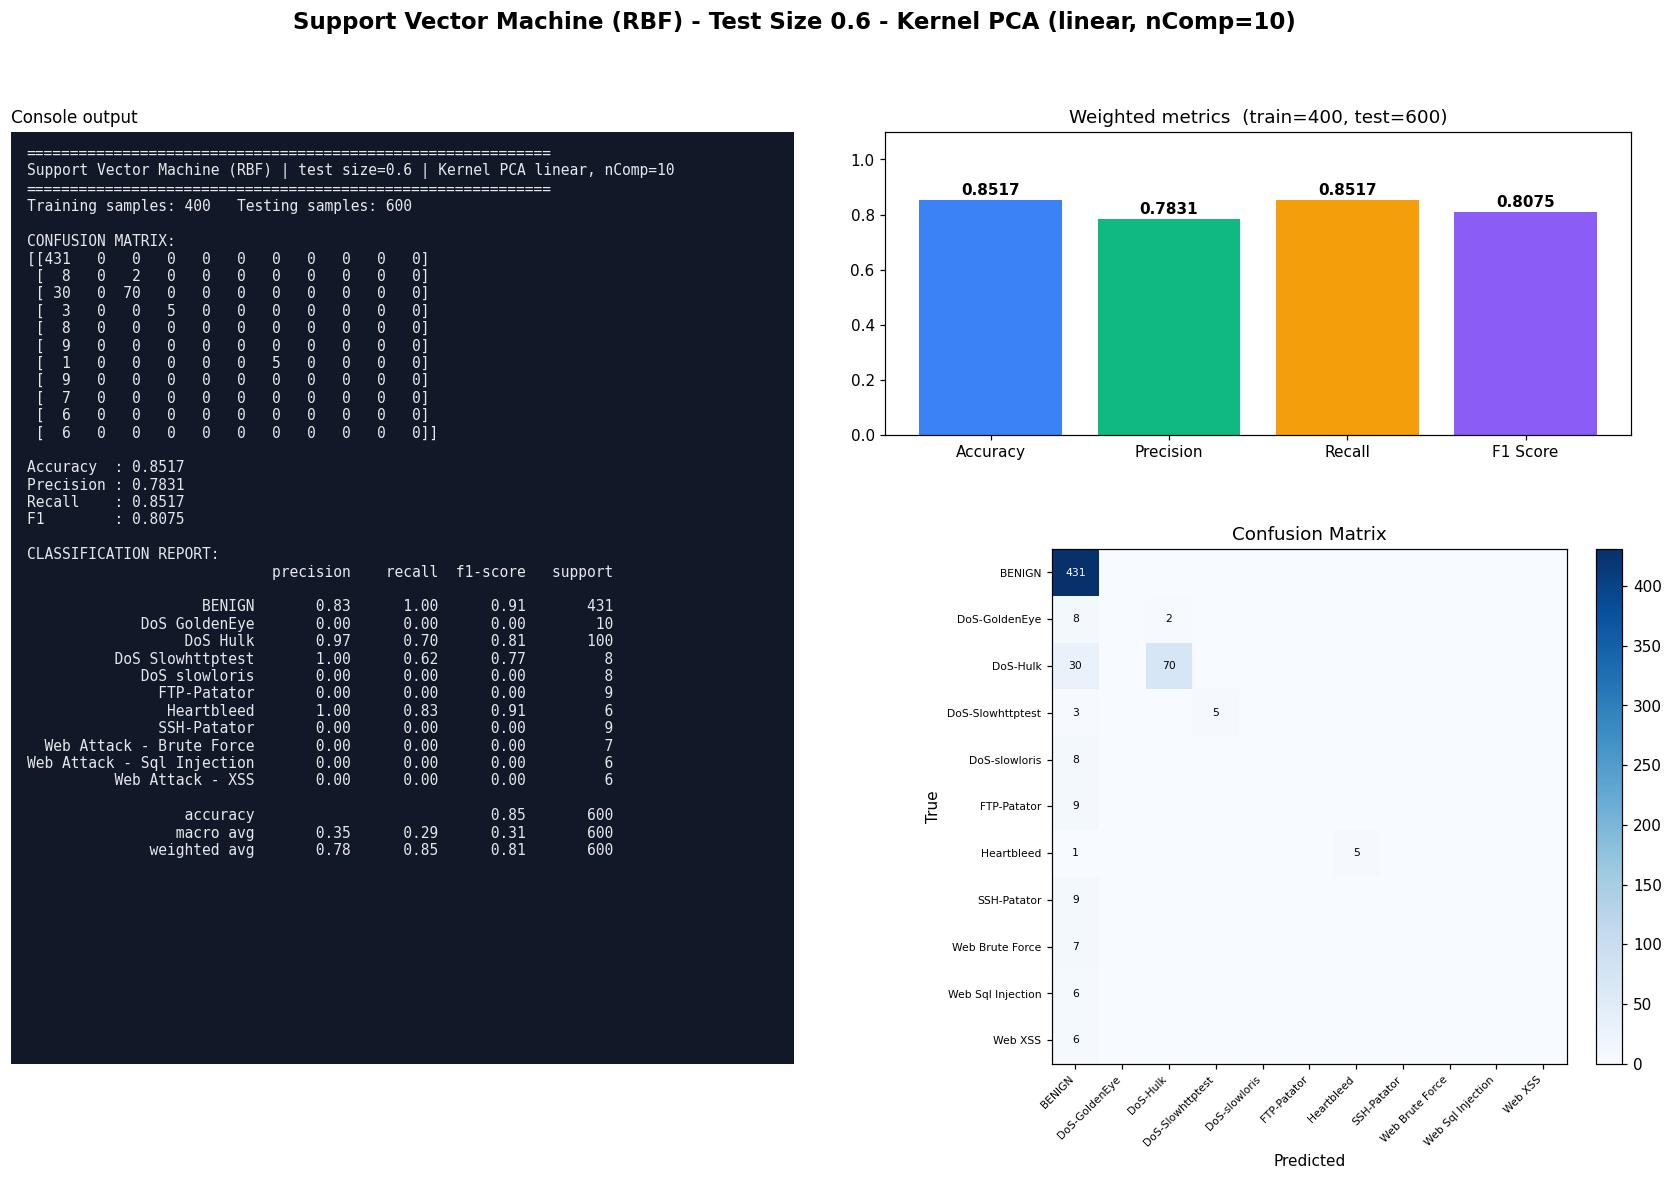

The script that saved this image:
#!/usr/bin/env python3
"""Support Vector Machine (RBF) | Test size 0.6 | Kernel PCA kernel=linear, n_components=10
CIC-IDS2017 (Tue+Wed+Thu-morning) 1000-row stratified sample.
Run in any IDE (Spyder / VS Code / PyCharm / Jupyter): open the file and press Run, no arguments needed.
Saves next to this file: 'Test0.6_nComp10_SVM.jpg' - one image with the console output (confusion matrix, metrics, classification report) plus charts."""
import json, os
import numpy as np
import matplotlib.pyplot as plt
from sklearn.decomposition import KernelPCA
from sklearn.svm import SVC
from sklearn.metrics import (accuracy_score, classification_report, confusion_matrix,
                             f1_score, precision_score, recall_score)
from sklearn.model_selection import train_test_split
from sklearn.preprocessing import StandardScaler

TEST_SIZE, KERNEL, N_COMP, ALG, ALG_NAME = 0.6, "linear", 10, "SVM", "Support Vector Machine (RBF)"
try:
    HERE = os.path.dirname(os.path.abspath(__file__))
except NameError:                      # Jupyter / interactive console
    HERE = os.getcwd()
def _find_root():                      # folder that contains data/sample.npz (works from any working directory)
    for p in (HERE, os.path.join(HERE, ".."), os.path.join(HERE, "..", ".."), os.getcwd()):
        if os.path.exists(os.path.join(p, "data", "sample.npz")):
            return os.path.abspath(p)
    raise FileNotFoundError("data/sample.npz not found - run prepare_data.py or keep the repo folder structure")
ROOT = _find_root()
tag = f"Test{TEST_SIZE}_nComp{N_COMP}_{ALG}"

# 1. LOAD cached, cleaned sample (see prepare_data.py)
d = np.load(os.path.join(ROOT, "data", "sample.npz"), allow_pickle=True)
X, y, class_names = d["X"], d["y"], [str(c).replace("�", "-") for c in d["classes"]]

# 2. SPLIT
X_train, X_test, y_train, y_test = train_test_split(
    X, y, test_size=TEST_SIZE, random_state=42, stratify=y)

# 3. SCALE (fit on train only)
scaler = StandardScaler()
X_train = scaler.fit_transform(X_train); X_test = scaler.transform(X_test)

# 4. DIMENSIONALITY REDUCTION: Kernel PCA (fit on train only; gamma = sklearn default 1/n_features)
kpca = KernelPCA(n_components=N_COMP, kernel=KERNEL, random_state=0)
X_train = kpca.fit_transform(X_train); X_test = kpca.transform(X_test)

# 5. CLASSIFIER
classifier = SVC(kernel="rbf", C=1.0, gamma="scale", random_state=0)
classifier.fit(X_train, y_train)
y_pred = classifier.predict(X_test)

# 6. METRICS
labels = np.arange(len(class_names))
cm = confusion_matrix(y_test, y_pred, labels=labels)
res = dict(test_size=TEST_SIZE, kernel=KERNEL, n_components=N_COMP, algorithm=ALG, model=ALG_NAME,
           n_train=int(len(y_train)), n_test=int(len(y_test)),
           accuracy=accuracy_score(y_test, y_pred),
           precision=precision_score(y_test, y_pred, average="weighted", zero_division=0),
           recall=recall_score(y_test, y_pred, average="weighted", zero_division=0),
           f1=f1_score(y_test, y_pred, average="weighted", zero_division=0))
report = classification_report(y_test, y_pred, labels=labels, target_names=class_names, zero_division=0)
lines = ["=" * 60, f"{ALG_NAME} | test size={TEST_SIZE} | Kernel PCA {KERNEL}, nComp={N_COMP}", "=" * 60,
         f"Training samples: {len(y_train)}   Testing samples: {len(y_test)}", "", "CONFUSION MATRIX:", np.array2string(cm), ""]
for k in ("accuracy", "precision", "recall", "f1"): lines.append(f"{k.capitalize():10s}: {res[k]:.4f}")
lines += ["", "CLASSIFICATION REPORT:", report]
console_output = "\n".join(lines); print(console_output)

# 7. VISUAL OUTPUT: console output + charts in ONE image (real results only)
short = [c.replace("Web Attack - ", "Web ").replace("DoS ", "DoS-") for c in class_names]
fig = plt.figure(figsize=(19, 11), dpi=110)
gs = fig.add_gridspec(2, 2, width_ratios=[1.05, 1], height_ratios=[1, 1.7], hspace=0.28, wspace=0.12)
fig.suptitle(f"{ALG_NAME} - Test Size {TEST_SIZE} - Kernel PCA ({KERNEL}, nComp={N_COMP})", fontsize=15, fontweight="bold")
axt = fig.add_subplot(gs[:, 0]); axt.set_facecolor("#111827"); axt.set_xticks([]); axt.set_yticks([])
for sp in axt.spines.values(): sp.set_visible(False)
axt.text(0.02, 0.985, console_output, family="monospace", fontsize=9.6, color="#e5e7eb", va="top", ha="left", transform=axt.transAxes)
axt.set_title("Console output", loc="left", fontsize=11)
ax0 = fig.add_subplot(gs[0, 1]); ax1 = fig.add_subplot(gs[1, 1])
names = ["Accuracy", "Precision", "Recall", "F1 Score"]; vals = [res["accuracy"], res["precision"], res["recall"], res["f1"]]
bars = ax0.bar(names, vals, color=["#3b82f6", "#10b981", "#f59e0b", "#8b5cf6"])
ax0.set_ylim(0, 1.1); ax0.set_title(f"Weighted metrics  (train={res['n_train']}, test={res['n_test']})")
for b in bars: ax0.text(b.get_x() + b.get_width() / 2, b.get_height() + .02, f"{b.get_height():.4f}", ha="center", fontweight="bold")
im = ax1.imshow(cm, cmap="Blues"); fig.colorbar(im, ax=ax1, fraction=.046, pad=.04)
ax1.set_xticks(labels); ax1.set_yticks(labels); ax1.set_xticklabels(short, rotation=45, ha="right", fontsize=7); ax1.set_yticklabels(short, fontsize=7)
ax1.set_xlabel("Predicted"); ax1.set_ylabel("True"); ax1.set_title("Confusion Matrix")
for a in labels:
    for b_ in labels:
        if cm[a, b_]: ax1.text(b_, a, cm[a, b_], ha="center", va="center", fontsize=7, color="white" if cm[a, b_] > cm.max() / 2 else "black")
plt.savefig(os.path.join(HERE, tag + ".jpg"), format="jpg", bbox_inches="tight")
if os.environ.get("ACN_NO_SHOW") != "1": plt.show()   # IDEs display the image; run_all.py disables this
plt.close()

os.makedirs(os.path.join(ROOT, "results", "json"), exist_ok=True)
with open(os.path.join(ROOT, "results", "json", tag + ".json"), "w") as f: json.dump(res, f)
